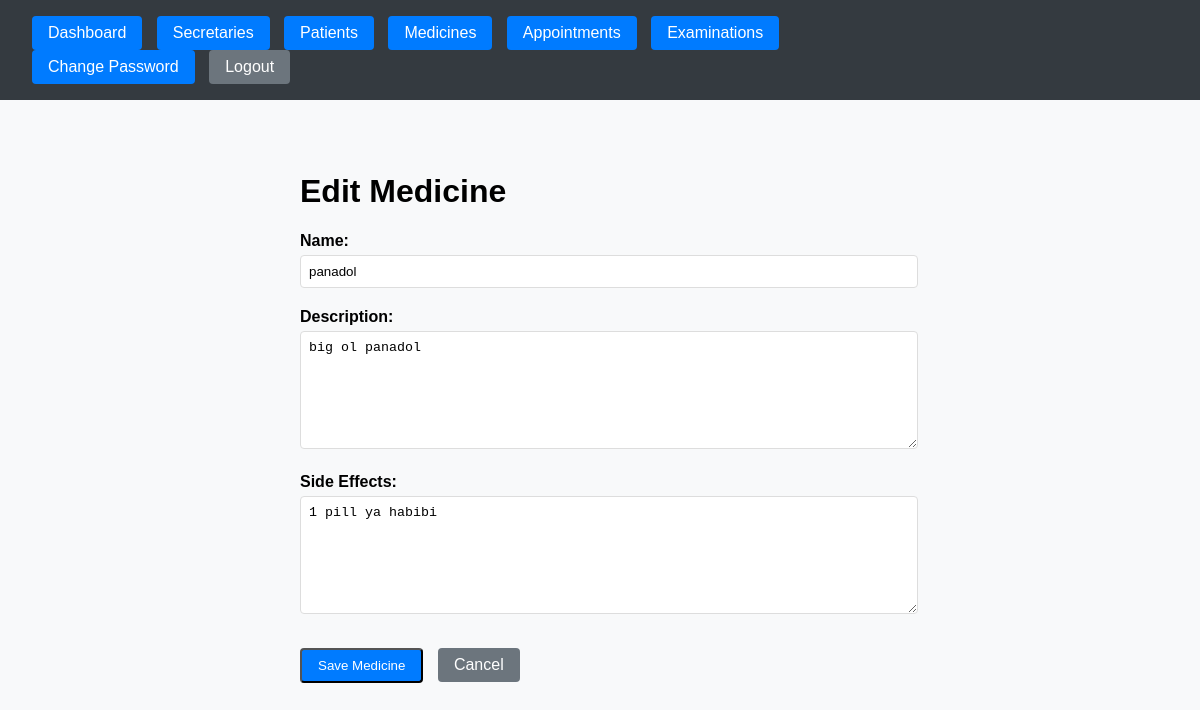
The app's page /medicines/1/edit/ (signed in) with its own data.
### secretary_dash/models.py (models this page shows, shortened)
class Medicine(models.Model):
    name = models.CharField(max_length=100)
    description = models.TextField()
    side_effects = models.TextField()
    created_at = models.DateTimeField(auto_now_add=True)
    class Meta:
        ordering = ['name']

### secretary_dash/views.py (the view)
# urls.py: path('medicines/<int:pk>/edit/', views.medicine_edit, name='medicine_edit'),
@login_required
def medicine_edit(request, pk):
    medicine = get_object_or_404(Medicine, pk=pk)
    if request.method == 'POST':
        form = MedicineForm(request.POST, instance=medicine)
        if form.is_valid():
            form.save()
            messages.success(request, 'Medicine updated successfully!')
            return redirect('secretary_dash:medicine_list')
    else:
        form = MedicineForm(instance=medicine)
    return render(request, 'secretary_dash/doctor/medicine_form.html', {'form': form, 'title': 'Edit Medicine'})

### secretary_dash/forms.py
class MedicineForm(forms.ModelForm):
    class Meta:
        model = Medicine
        fields = ['name', 'description', 'side_effects']
        widgets = {
            'description': forms.Textarea(attrs={'rows': 3}),
            'side_effects': forms.Textarea(attrs={'rows': 3}),
        }

### secretary_dash/templates/secretary_dash/doctor/medicine_form.html (shortened to what this page needs)
{% extends 'secretary_dash/doctor/base.html' %}
{% block content %}
<div class="medicine-form-container">
    <h1>{% if form.instance.pk %}Edit Medicine{% else %}Add New Medicine{% endif %}</h1>
    <form method="post">
        <div class="form-group">
            <label for="{{ form.name.id_for_label }}">Name:</label>
            {{ form.name }}
        </div>
        <div class="form-group">
            <label for="{{ form.description.id_for_label }}">Description:</label>
            {{ form.description }}
        </div>
        <div class="form-group">
            <label for="{{ form.side_effects.id_for_label }}">Side Effects:</label>
            {{ form.side_effects }}
        </div>
        <div class="form-actions">
            <button type="submit" class="btn btn-primary">Save Medicine</button>
            <a href="{% url 'secretary_dash:medicine_list' %}" class="btn btn-secondary">Cancel</a>
        </div>
    </form>
</div>
{% endblock %}

### secretary_dash/templates/secretary_dash/doctor/base.html (style rules this page uses)
body { margin: 0; font-family: Arial, sans-serif; background-color: #f8f9fa; }
.btn { display: inline-block; padding: 0.5rem 1rem; color: white; text-decoration: none; border-radius: 4px; margin-right: 0.5rem; background-color: #007bff; }
.btn-secondary { background-color: #6c757d; }

### secretary_dash/templates/secretary_dash/doctor/medicine_form.html (style rules this page uses)
.medicine-form-container { max-width: 600px; margin: 0 auto; padding: 20px; }
.form-group { margin-bottom: 20px; }
.form-group label { display: block; margin-bottom: 5px; font-weight: bold; }
.form-group input, .form-group textarea { width: 100%; padding: 8px; border: 1px solid #ddd; border-radius: 4px; }
.form-group textarea { height: 100px; }
.form-actions { margin-top: 30px; }
.btn { margin-right: 10px; }

### records on screen
Medicine: name "panadol", description "big ol panadol", side_effects "1 pill ya habibi"
